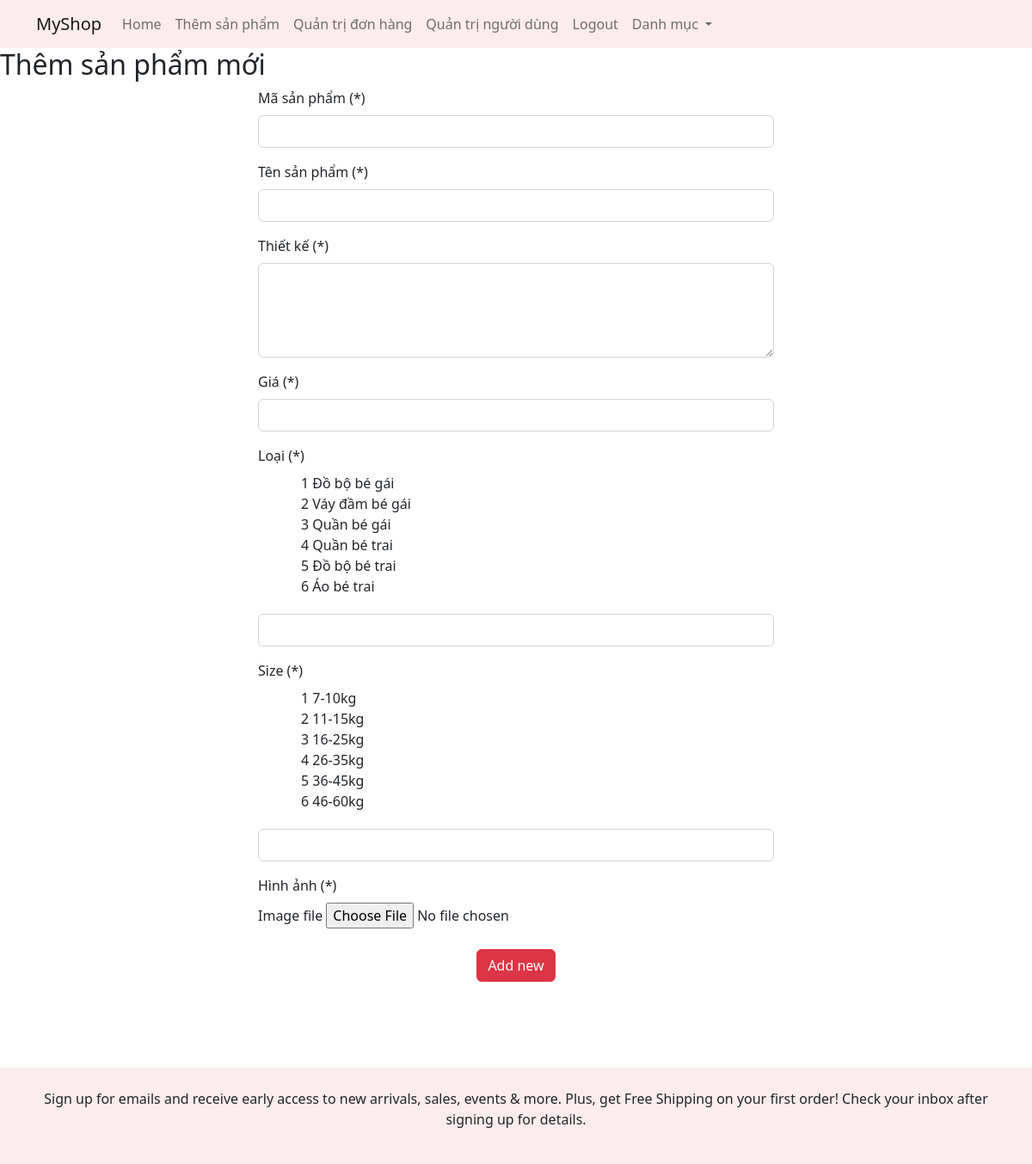
Page /new-product.php on the committed database.
### tables this page shows
CREATE TABLE `LoaiSP` (
  `maLoai` int NOT NULL,
  `tenLoai` text NOT NULL
);

CREATE TABLE `BangSize` (
  `MaSize` int NOT NULL,
  `CanNang` varchar(50) NOT NULL
);

### class/Category.php (called while the page is built, shortened)
<?php
class Category {
    public static function getAll($pdo) {
        $sql = "SELECT * FROM LoaiSP";
        $stmt = $pdo->prepare($sql);
        if ($stmt->execute()) {
            $stmt->setFetchMode(PDO::FETCH_CLASS, 'Category');
            return $stmt->fetchAll();
        }
    }
}
?>

### class/Size.php (called while the page is built, shortened)
<?php
class Size {
    public static function getAll($pdo) {
        $sql = "SELECT * FROM BangSize";
        $stmt = $pdo->prepare($sql);
        if ($stmt->execute()) {
            $stmt->setFetchMode(PDO::FETCH_CLASS, 'Size');
            return $stmt->fetchAll();
        }
    }
}
?>

### inc/headerad.php (the view, shortened to what this page needs)
<!DOCTYPE html>
<html>
<head>
    <link rel="stylesheet" href="https://cdn.jsdelivr.net/npm/bootstrap@5.2.3/dist/css/bootstrap.min.css">
</head>
<body >
    <nav class="navbar navbar-expand" style="background-color: #fceced;">
        <div class="container">
            <a class="navbar-brand" href="indexadmin.php">MyShop</a>
            <div class="navbar-collapse">
                <ul class="navbar-nav">
                    <li class="nav-item">
                        <a class="nav-link"  href="indexadmin.php">Home</a>
                    </li>
                    <li class="nav-item">
                        <a class="nav-link" href="new-product.php">Thêm sản phẩm</a>
                    </li>
                    <li class="nav-item">
                        <a class="nav-link" href="donhang.php">Quản trị đơn hàng</a>
                    </li>
                    <li class="nav-item">
                        <a class="nav-link" href="kh.php">Quản trị người dùng </a>
                    </li>
                    <li class="nav-item">
                        <a class="nav-link" href="logout.php">Logout</a>
                    </li>
                </ul>
                <div class="collapse navbar-collapse" id="navbarNavDarkDropdown">
                    <ul class="navbar-nav">
                        <li class="nav-item dropdown">
                            <a class="nav-link dropdown-toggle" href="#" role="button" data-bs-toggle="dropdown" aria-expanded="false">
                            Danh mục
                            </a>
                        </li>
                    </ul>
                </div>
            </div>
        </div>
    </nav>

### new-product.php (shortened to what this page needs)
<?php
require 'class/Product.php';
require 'class/Category.php';
require 'class/Size.php';
$error = '';
$name = '';
$desc = '';
$price = '';
$ma='';
$size='';
$loaiErrors = '';
$sizeErrors = '';
$descErrors = '';
$priceErrors = '';
$db = new Database();
$pdo = $db->getConnect();
$cate = Category::getAll($pdo);
$sizes = Size::getAll($pdo);
?>
<?php require 'inc/headerad.php'; ?>
<?php if (!$error) : ?>
<h2>Thêm sản phẩm mới</h2>
<form method="post" class="w-50 m-auto" enctype="multipart/form-data" style="padding-bottom: 50px">
<div class="mb-3">
        <label for="ma" class="form-label">Mã sản phẩm (*)</label>
        <input class="form-control" id="ma" name="ma" value="<?= $ma ?>" />
    </div>
    <div class="mb-3">
        <label for="name" class="form-label">Tên sản phẩm (*)</label>
        <input class="form-control" id="name" name="name" value="<?= $name ?>" />
    </div>
    <div class="mb-3">
        <label for="desc" class="form-label">Thiết kế (*)</label>
        <textarea class="form-control" id="desc" name="desc" rows="4"><?= $desc ?></textarea> <span class="text-danger fw-bold"><?= $descErrors ?></span>
    </div>
    <div class="mb-3">
        <label for="price" class="form-label">Giá (*)</label>
        <input class="form-control" id="price" name="price" type="number" value="<?= $price ?>" /> <span class="text-danger fw-bold"><?= $priceErrors ?></span>
    </div>
    <div class="mb-3">
        <label for="loai" class="form-label">Loại (*)</label>
        <div style="padding-left: 50px; padding-bottom: 20px;">
            <?php foreach ($cate as $row):?>
                <?php foreach($row as $key=>$value):?>
                    <a> <?=$value?> </a>
                <?php endforeach;?>
                <br>
            <?php endforeach;?>
        </div>
        <input class="form-control" id="loai" name="loai" type="number" value="<?= $loai ?>" /> <span class="text-danger fw-bold"><?= $loaiErrors ?></span>
    </div>
    <div class="mb-3">
        <label for="size" class="form-label">Size (*)</label>
        <div style="padding-left: 50px; padding-bottom: 20px;">
            <?php foreach ($sizes as $row):?>
                <?php foreach($row as $key=>$value):?>
                    <a> <?=$value?> </a>
                <?php endforeach;?>
                <br>
            <?php endforeach;?>
        </div>
        <input class="form-control" id="size" name="size" type="number" value="<?= $size ?>" /> <span class="text-danger fw-bold"><?= $sizeErrors ?></span>
    </div>
    <div>
    <label  class="form-label">Hình ảnh (*)</label>
                <label for="file">Image file</label>
                <input type="file" name="file" />
    </div>
    <div class="text-center" style="padding-bottom: 50px;">
    <button type="submit" class="btn btn-danger">Add new</button>
    </div>
</form>
<?php else: ?>
<h2 class="text-center text-danger"><?= $error ?></h2>
<?php endif; ?>
<?php require 'inc/footer.php'; ?>

### rows in the picture
loaisp: value "1", value "Đồ bộ bé gái"
loaisp: value "2", value "Váy đầm bé gái"
loaisp: value "3", value "Quần bé gái"
loaisp: value "4", value "Quần bé trai"
loaisp: value "5", value "Đồ bộ bé trai"
loaisp: value "6", value "Áo bé trai"
bangsize: value "1", value "7-10kg"
bangsize: value "2", value "11-15kg"
bangsize: value "3", value "16-25kg"
bangsize: value "4", value "26-35kg"
bangsize: value "5", value "36-45kg"
bangsize: value "6", value "46-60kg"
